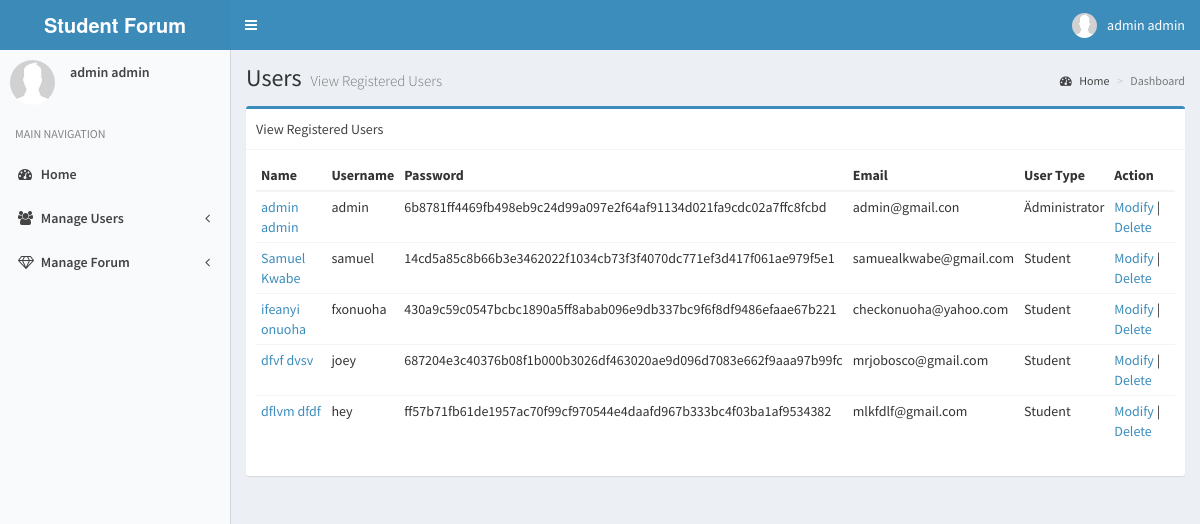
The page /usermasterlist.php (signed in) on the database its author committed.
### tables this page shows
CREATE TABLE `users` (
  `id` int(11) NOT NULL,
  `first_name` varchar(255) NOT NULL,
  `last_name` varchar(255) NOT NULL,
  `username` varchar(255) NOT NULL,
  `password` varchar(255) NOT NULL,
  `salt` varchar(64) NOT NULL,
  `email` varchar(255) NOT NULL,
  `user_type` int(11) NOT NULL,
  `profile_picture` varchar(1024) NOT NULL,
  `online` int(11) NOT NULL DEFAULT '0',
  `year_of_graduation` varchar(255) DEFAULT NULL,
  `phone_number` varchar(255) DEFAULT NULL,
  `place_of_work` text,
  `department` text,
  `address` text
);

### classes/DB.php (called while the page is built, shortened)
<?php
class DB{
	private static $_instance = null;
	private 	$_pdo,
				$_query,
				$_error = false,
				$_results,
				$_count = 0;
	private function __construct(){
		try {
			$this->_pdo = new PDO('mysql:host='.Config::get('mysql/host').';dbname='.Config::get('mysql/db'), Config::get('mysql/username'), Config::get('mysql/password'));
		}
		catch(PDOException $e){
			die($e->getMessage());
		}
	}
	public static function getInstance()
	{
		if (!isset(self::$_instance))
		{
			self::$_instance = new DB();
		}
		return self::$_instance;
	}
	public function query($sql, $params = [])
	{
		$this->_error = false;
		if($this->_query = $this->_pdo->prepare($sql)){
				$x = 1;
			if (count($params)){
				foreach($params as $param){
					$this->_query->bindValue($x, $param);
					$x++;
				}
			}
				if($this->_query->execute()){
					$this->_results = $this->_query->fetchAll(PDO::FETCH_OBJ);
					$this->_count = $this->_query->rowCount();
				}
				else{
					$this->_error = true;
				}
				}
				return $this;
		}
		public function error(){
			return $this->_error;
		}
		public function read($table){
			$sql = "SELECT * FROM {$table}";
			if(!$this->query($sql)->error())
			{
				return $this;
			}
			return false;
		}
		private function action($action, $table, $where = []){
			if (count($where) === 3)
			{
				$operators = ['=','>=','<=','<','>','!='];
					$field = $where[0];
					$operator = $where[1];
					$value = $where[2];
					if(in_array($operator, $operators)){
						$sql = "{$action} FROM {$table} WHERE {$field} {$operator} ?";
						if(!$this->query($sql, [$value])->error())
						{
							return $this;
						}
					}
			}
			return false;
		}
		public function get($table, $where){
			return $this->action('SELECT *', $table, $where);
		}
		public function results()
		{
			return $this->_results;
		}
		public function first(){
			if($this->results()){
			return $this->results()[0];
			}else {
				return false;
			}
		}
		public function counter(){
			return $this->_count;
		}
	}
?>

### classes/Config.php (called while the page is built)
<?php
class Config{
	public static function get($path)
	{
		if($path){
			$config = $GLOBALS['config'];
			$path = explode('/', $path);
			foreach ($path as $bit){
				if(isset($config[$bit])){
					$config = $config[$bit];
				}
			}
			return $config;
		}
		return false;
	}
}
?>

### classes/User.php (called while the page is built, shortened)
<?php
class User
{
	private $_session_name, $_isLoggedIn, $_activeRecord, $_error, $_db, $_online;
	public function __construct($user = null){
		$this->_activeRecord = new ActiveRecord('users');
		$this->_session_name = Config::get('session/session_name');
		if(!$user){
				if(Session::exists($this->_session_name)){
						$user = Session::get($this->_session_name);
						if($this->_activeRecord->find($user))
						{
								$this->_isLoggedIn = true;
						}
				}
		}
		else{
				$this->_activeRecord->find($user);
		}
}
		public function activeRecord(){
			return $this->_activeRecord;
		}
	public function isAdmin(){
		if($this->_activeRecord->data()->user_type == 1)
		{
			return true;
		}
	}
	public function getUsers(){
		return $this->_activeRecord->read()->results();
	}
}
?>

### classes/Session.php (called while the page is built, shortened)
<?php
class Session {
	public static function exists($tokenName)
		{
			return (isset($_SESSION[$tokenName])) ? true: false;
		}
	public static function get($name){
		return $_SESSION[$name];
	}
}
?>

### classes/ActiveRecord.php (called while the page is built, shortened)
<?php
class ActiveRecord{
	private $_db, $_table, $_data;
	public function __construct($tableName){
		$this->_db = DB::getInstance();
		$this->_table = $tableName;
	}
	public function read(){
		return $this->_db->read($this->_table);
	}
	public function find($user = null){
		if($user){
			$field = (is_numeric($user))? 'id' : 'username';
			$data = $this->_db->get($this->_table, [$field,'=',$user]);
			if($data->counter()){
			$this->_data = $data->first();
				return true;
			}
			else{
				return false;
			}
		}
	}
	public function data()
	{
		return $this->_data;
	}
}
?>

### usermasterlist.php (the view, shortened to what this page needs)
<?php include_once 'core/init.php';
$user = new User();
$student = new User();
$all = $student->getUsers();
?>
  <body class="hold-transition skin-blue-light sidebar-mini">
    <div class="wrapper">
      <header class="main-header">
        <a href="index.php" class="logo">
          <span class="logo-lg"><b>Student Forum</b></span>
        </a>
        <?php include_once "includes/nav.php";?>
      </header>
      <?php include_once 'includes/left_aside.php';?>
      <div class="content-wrapper">
        <section class="content-header">
          <h1>
            Users
            <small>View Registered Users</small>
          </h1>
          <ol class="breadcrumb">
            <li><a href="index.php"><i class="fa fa-dashboard"></i> Home</a></li>
            <li class="active">Dashboard</li>
          </ol>
        </section>
        <section class="content">
          <div class="row">
            <div class="col-md-12">
              <div class="box box-primary">
            <div class="box-header with-border">
                  <div class="">
                  View Registered Users
                  </div>
                </div>
                <div class="box-body">
              <div class="">
                 <table class="table table-condensed">
                    <thead>
                      <th>Name</th>
                      <th>Username</th>
                      <th>Password</th>
                      <th>Email</th>
                      <th>User Type</th>
                     <th>Action</th>
                    </thead>
                   <?php
                   foreach ($all as $key) {
                   ?>
                   <tr>
                      <td class="col-sm-2"><a href=""><?= $key->first_name.' '.$key->last_name ?></a></td>
                      <td><div><?= $key->username ?> </div></td>
                      <td><div><?= $key->password?></div></td>
                      <td><div><?= $key->email?></div></td>
                      <td><?php if($key->user_type == 1 ) echo "Ädministrator";else echo "Student";?></td>
                      <td class="col-sm-2"><a href=""> Modify </a> |<a href=""> Delete</a></td>
                    </tr>
                    <?php
                  }
                ?>
                  </table>
              </div>
              </div>
          </div>
              </div>
          </div>
           </section>
      </div>

### includes/nav.php (shortened to what this page needs)
<?php
$u = new User();
?>
<nav class="navbar navbar-static-top" role="navigation">
          <a href="#" class="sidebar-toggle" data-toggle="offcanvas" role="button">
          </a>
          <div class="navbar-custom-menu">
            <ul class="nav navbar-nav">
              <li class="dropdown user user-menu">
                <a href="#" class="dropdown-toggle" data-toggle="dropdown">
                  <img src="images/avatar/male.jpg" class="user-image" alt="User Image">
                  <span class="hidden-xs"><?= $u->activeRecord()->data()->first_name.' '.$u->activeRecord()->data()->last_name;?></span>
                </a>
              </li>
            </ul>
          </div>
        </nav>

### includes/left_aside.php (shortened to what this page needs)
<?php
    $u = new User();
?>
<aside class="main-sidebar">
        <section class="sidebar">
          <div class="user-panel">
            <div class="pull-left image">
              <img src="images/avatar/male.jpg" class="img-circle" alt="User Image">
            </div>
            <div class="pull-left info">
              <p><?= $u->activeRecord()->data()->first_name.' '.$u->activeRecord()->data()->last_name;?></p>
              </div>
          </div>
          <ul class="sidebar-menu">
            <li class="header">MAIN NAVIGATION</li>
          <li>
              <a href="index.php">
                <i class="fa fa-dashboard"></i> <span>Home</span>
              </a>
            </li>
            <?php
            if($user->isAdmin()){
            ?>
            <li class="treeview">
              <a href="#">
                <i class="fa fa-users"></i>
                <span>Manage Users</span>
                <i class="fa fa-angle-left pull-right"></i>
              </a>
            </li>
            <li class="treeview">
              <a href="#">
                <i class="fa fa-diamond"></i>
                <span>Manage Forum</span>
                <i class="fa fa-angle-left pull-right"></i>
              </a>
            </li>
            <?php
          }
            ?>
          </ul>
        </section>
      </aside>

### rows shown on the page
users: first_name "admin", last_name "admin", username "admin", password "6b8781ff4469fb498eb9c24d99a097e2f64af91134d021fa9cdc02a7ffc8fcbd", email "admin@gmail.con", shows "Ädministrator"
users: first_name "Samuel", last_name "Kwabe", username "samuel", password "14cd5a85c8b66b3e3462022f1034cb73f3f4070dc771ef3d417f061ae979f5e1", email "samuealkwabe@gmail.com", shows "Student"
users: first_name "ifeanyi", last_name "onuoha", username "fxonuoha", password "430a9c59c0547bcbc1890a5ff8abab096e9db337bc9f6f8df9486efaae67b221", email "checkonuoha@yahoo.com", shows "Student"
users: first_name "dfvf", last_name "dvsv", username "joey", password "687204e3c40376b08f1b000b3026df463020ae9d096d7083e662f9aaa97b99fc", email "mrjobosco@gmail.com", shows "Student"
users: first_name "dflvm", last_name "dfdf", username "hey", password "ff57b71fb61de1957ac70f99cf970544e4daafd967b333bc4f03ba1af9534382", email "mlkfdlf@gmail.com", shows "Student"
